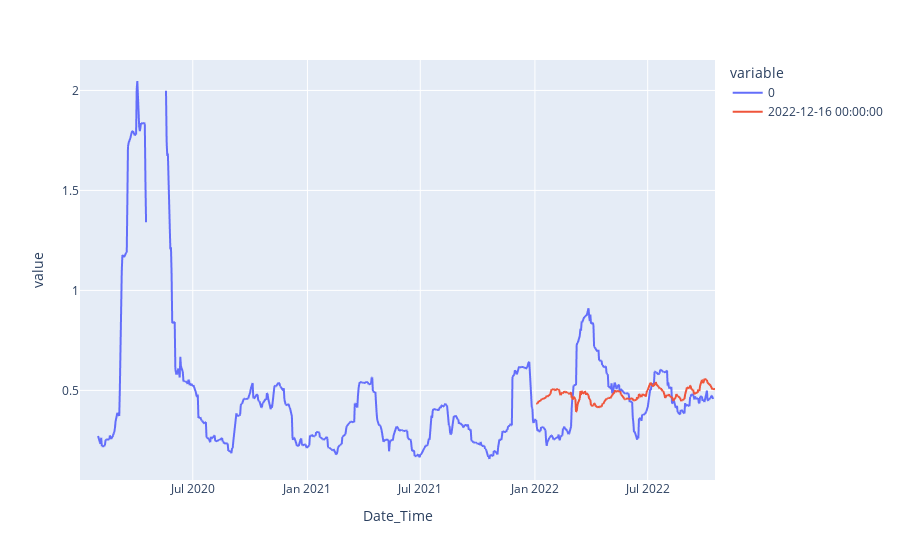

Notebook cell for this chart:
### Code cell
m = IV.mean()
c = pd.concat([IV,abc])
c["mean"] = IV.mean(axis=1)
fig = px.line(c, x=c.index, y=[0,"2022-12-16 00:00:00"])

### Figure 1 — Plotly figure (JSON) as saved in the notebook; plotly's stock layout.template omitted (floating-point values rounded to 4 significant figures; data arrays with more than 128 entries replaced by an {"elided": "..."} marker saying what was removed)
{"data": [{"hovertemplate": "variable=0<br>Date_Time=%{x}<br>value=%{y}<extra></extra>", "legendgroup": "0", "line": {"color": "#636efa", "dash": "solid"}, "marker": {"symbol": "circle"}, "mode": "lines", "name": "0", "showlegend": true, "type": "scattergl", "x": {"elided": "1012 str values"}, "xaxis": "x", "y": {"elided": "1012 float values"}, "yaxis": "y"}, {"hovertemplate": "variable=2022-12-16 00:00:00<br>Date_Time=%{x}<br>value=%{y}<extra></extra>", "legendgroup": "2022-12-16 00:00:00", "line": {"color": "#EF553B", "dash": "solid"}, "marker": {"symbol": "circle"}, "mode": "lines", "name": "2022-12-16 00:00:00", "showlegend": true, "type": "scattergl", "x": {"elided": "1012 str values"}, "xaxis": "x", "y": {"elided": "1012 float values"}, "yaxis": "y"}], "layout": {"legend": {"title": {"text": "variable"}, "tracegroupgap": 0}, "margin": {"t": 60}, "xaxis": {"anchor": "y", "domain": [0, 1], "title": {"text": "Date_Time"}}, "yaxis": {"anchor": "x", "domain": [0, 1], "title": {"text": "value"}}}}
